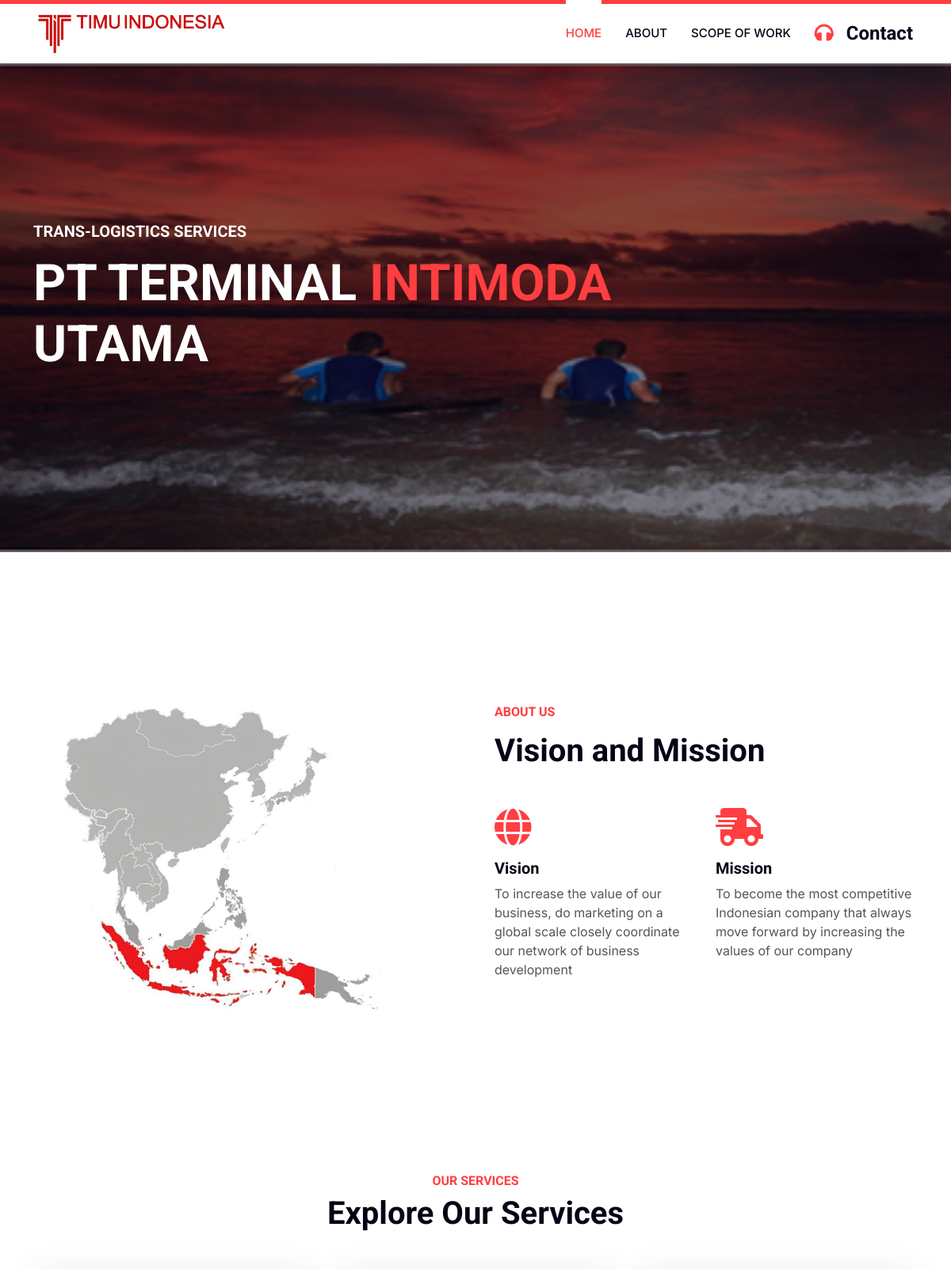
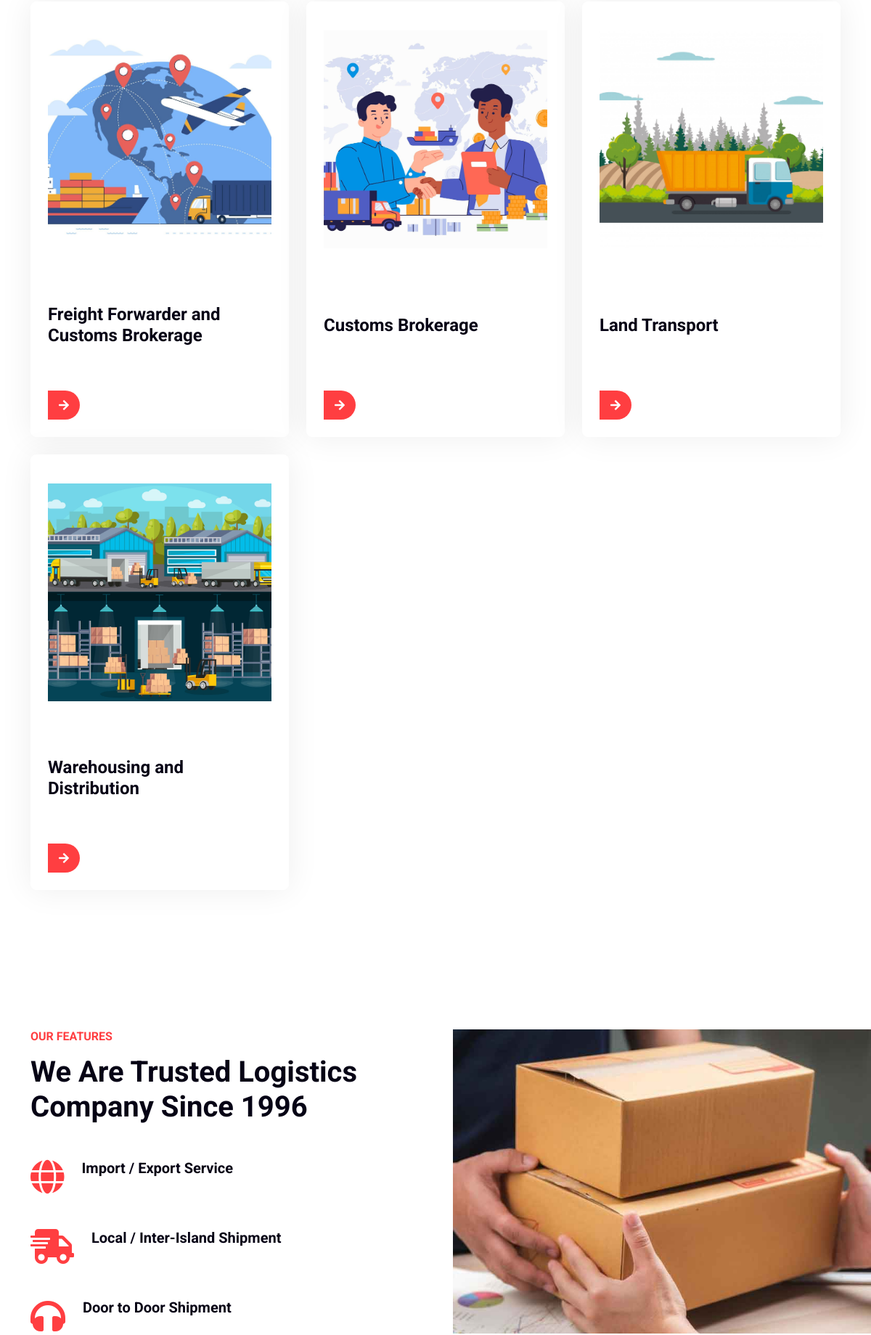
The page / (upper part) on the database its author committed (2 pictures, top to bottom).
### tables this page shows
CREATE TABLE `scope` (
  `id` int(11) NOT NULL,
  `jenis_scope` varchar(255) NOT NULL,
  `penjelasan_scope` text NOT NULL,
  `gambar_scope` varchar(255) DEFAULT NULL,
  `created_at` datetime NOT NULL,
  `updated_at` timestamp NOT NULL DEFAULT current_timestamp() ON UPDATE current_timestamp()
);

### application/controllers/home.php (called while the page is built, shortened)
<?php
class home extends CI_Controller
{
    public function index()
    {
        $this->load->model('Scope_model');
        $data['scope'] = $this->Scope_model->get_all_scope();
        $this->load->model('MainCustomer_model');
        $data['main_customer'] = $this->MainCustomer_model->get_all_customers();
        $this->load->view('template/home_header');
        $this->load->view('home/index', $data);
        $this->load->view('template/home_footer');
    }
}

### index.php (called while the page is built, shortened)
<?php
require_once BASEPATH.'core/CodeIgniter.php';

### application/models/Scope_model.php (called while the page is built, shortened)
<?php
class Scope_model extends CI_Model
{
    public function get_all_scope()
    {
        return $this->db->get('scope')->result_array();
    }
}

### application/views/home/index.php (the view, shortened to what this page needs)
<div class="container-fluid p-0 pb-5">
    <div class="owl-carousel header-carousel position-relative mb-5">
        <div class="owl-carousel-item position-relative">
            <img class="img-fluid" src="<?= base_url('frontend/timu/'); ?>img/bg-timu.png" alt="">
            <div class="position-absolute top-0 start-0 w-100 h-100 d-flex align-items-center" style="background: rgba(6, 3, 21, .5);">
                <div class="container">
                    <div class="row justify-content-start">
                        <div class="col-10 col-lg-8">
                            <h5 class="text-white text-uppercase mb-3 animated slideInDown">Trans-Logistics Services</h5>
                            <h1 class="display-3 text-white animated slideInDown mb-4">PT TERMINAL <span class="text-primary">INTIMODA</span> UTAMA</h1>
                        </div>
                    </div>
                </div>
            </div>
        </div>
    </div>
</div>
<div class="container-fluid overflow-hidden py-5 px-lg-0">
    <div class="container about py-5 px-lg-0">
        <div class="row g-5 mx-lg-0">
            <div class="col-lg-6 ps-lg-0 wow fadeInLeft" data-wow-delay="0.1s" style="min-height: 400px;">
                <div class="position-relative h-100">
                    <img class="position-absolute img-fluid w-100 h-100" src="<?= base_url('frontend/timu/'); ?>img/peta-timu.jpg" style="object-fit:contain" alt="">
                </div>
            </div>
            <div class="col-lg-6 about-text wow fadeInUp" data-wow-delay="0.3s">
                <h6 class="text-primary text-uppercase mb-3">About Us</h6>
                <h1 class="mb-5">Vision and Mission</h1>
                <div class="row g-4 mb-5">
                    <div class="col-sm-6 wow fadeIn" data-wow-delay="0.5s">
                        <i class="fa fa-globe fa-3x text-primary mb-3"></i>
                        <h5>Vision</h5>
                        <p class="m-0">To increase the value of our business, do marketing on a global scale closely coordinate our network of business development</p>
                    </div>
                    <div class="col-sm-6 wow fadeIn" data-wow-delay="0.7s">
                        <i class="fa fa-shipping-fast fa-3x text-primary mb-3"></i>
                        <h5>Mission</h5>
                        <p class="m-0">To become the most competitive Indonesian company that always move forward by increasing the values of our company</p>
                    </div>
                </div>
            </div>
        </div>
    </div>
</div>
<div class="container-xxl py-5">
    <div class="container py-5">
        <div class="text-center wow fadeInUp" data-wow-delay="0.1s">
            <h6 class="text-primary text-uppercase">Our Services</h6>
            <h1 class="mb-5">Explore Our Services</h1>
        </div>
        <div class="row g-4">
            <?php foreach ($scope as $s) : ?>
                <div class="col-md-6 col-lg-4 wow fadeInUp" data-wow-delay="0.3s">
                    <div class="service-item p-4 content-box">
                        <div class="overflow-hidden mb-4">
                            <img class="img-fluid" src="<?= base_url('uploads/gambar_scope/') . $s['gambar_scope']; ?>" alt="">
                        </div>
                        <h4 class="mb-3"><?= $s['jenis_scope']; ?></h4>
                        <a class="btn-slide mt-2" href="<?= base_url('home/scope_of_work'); ?>"><i class="fa fa-arrow-right"></i><span>Read More</span></a>
                    </div>
                </div>
            <?php endforeach; ?>
        </div>
    </div>
</div>
<div class="container-fluid overflow-hidden py-5 px-lg-0">
    <div class="container feature py-5 px-lg-0">
        <div class="row g-5 mx-lg-0">
            <div class="col-lg-6 feature-text wow fadeInUp" data-wow-delay="0.1s">
                <h6 class="text-primary text-uppercase mb-3">Our Features</h6>
                <h1 class="mb-5">We Are Trusted Logistics Company Since 1996</h1>
                <div class="d-flex mb-5 wow fadeInUp" data-wow-delay="0.3s">
                    <i class="fa fa-globe text-primary fa-3x flex-shrink-0"></i>
                    <div class="ms-4">
                        <h5>Import / Export Service</h5>
                    </div>
                </div>
                <div class="d-flex mb-5 wow fadeIn" data-wow-delay="0.5s">
                    <i class="fa fa-shipping-fast text-primary fa-3x flex-shrink-0"></i>
                    <div class="ms-4">
                        <h5>Local / Inter-Island Shipment</h5>
                    </div>
                </div>
                <div class="d-flex mb-0 wow fadeInUp" data-wow-delay="0.7s">
                    <i class="fa fa-headphones text-primary fa-3x flex-shrink-0"></i>
                    <div class="ms-4">
                        <h5>Door to Door Shipment</h5>
                    </div>
                </div>
            </div>
            <div class="col-lg-6 pe-lg-0 wow fadeInRight" data-wow-delay="0.1s" style="min-height: 400px;">
                <div class="position-relative h-100">
                    <img class="position-absolute img-fluid w-100 h-100" src="<?= base_url('frontend/timu/'); ?>img/about.jpg" style="object-fit: cover;" alt="">
                </div>
            </div>
        </div>
    </div>
</div>

### frontend/timu/css/style.css (style rules this page uses)
:root { --primary: #FF3E41; --secondary: #51CFED; --light: #F8F2F0; --dark: #060315; }
@media (min-width: 992px) { .container.about { max-width: 100% !important; } }
@media (min-width: 992px) { .about-text { padding-right: calc(((100% - 960px) / 2) + .75rem); } }
@media (min-width: 1200px) { .about-text { padding-right: calc(((100% - 1140px) / 2) + .75rem); } }
@media (min-width: 992px) { .container.feature { max-width: 100% !important; } }
@media (min-width: 992px) { .feature-text { padding-left: calc(((100% - 960px) / 2) + .75rem); } }
@media (min-width: 1200px) { .feature-text { padding-left: calc(((100% - 1140px) / 2) + .75rem); } }
.content-box { position: relative; display: flex; flex-direction: column; justify-content: space-between; box-shadow: 0 0 45px rgba(0, 0, 0, .07); border-radius: 8px; overflow: hidden; background: #fff; height: 600px; }
.service-item, .price-item, .team-item { position: relative; display: flex; flex-direction: column; justify-content: space-between; box-shadow: 0 0 45px rgba(0, 0, 0, .07); border-radius: 8px; overflow: hidden; background: #fff; }
.service-item img, .team-item img { margin: 1rem 0; object-fit: cover; transition: .5s; height: 300px; }
.service-item a.btn-slide, .price-item a.btn-slide, .team-item div.btn-slide { position: relative; display: inline-block; overflow: hidden; font-size: 0; }
.service-item a.btn-slide i, .service-item a.btn-slide span, .price-item a.btn-slide i, .price-item a.btn-slide span, .team-item div.btn-slide i, .team-item div.btn-slide span { position: relative; height: 40px; padding: 0 15px; display: inline-flex; align-items: center; font-size: 16px; color: #FFFFFF; background: var(--primary); border-radius: 0 35px 35px 0; transition: .5s; z-index: 2; }

### rows shown on the page
scope: gambar_scope (picture), jenis_scope "Freight Forwarder and Customs Brokerage"
scope: gambar_scope (picture), jenis_scope "Customs Brokerage"
scope: gambar_scope (picture), jenis_scope "Land Transport"
scope: gambar_scope (picture), jenis_scope "Warehousing and Distribution"
